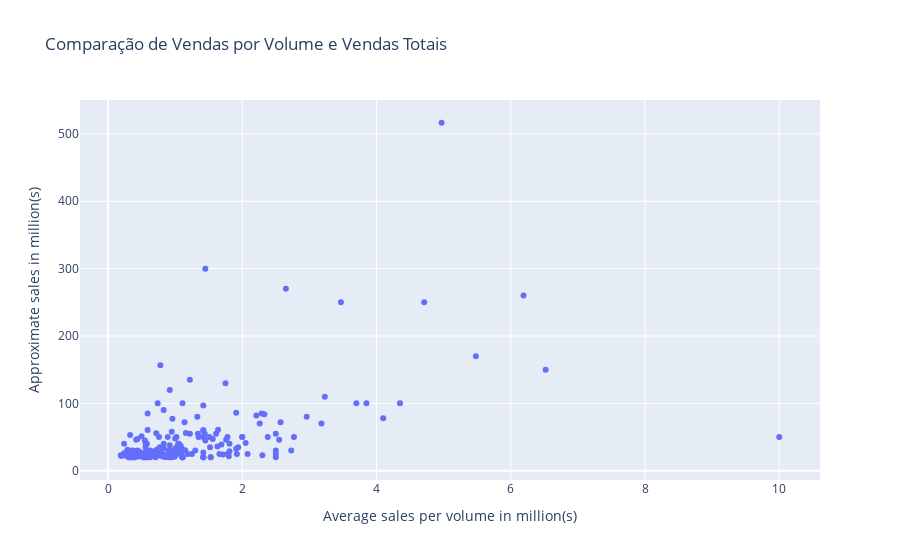

Notebook cell for this chart:
### Code cell
# Gráfico de dispersão interativo
fig = px.scatter(datamangas, x='Average sales per volume in million(s)', y='Approximate sales in million(s)', 
                 hover_name='Manga series', title='Comparação de Vendas por Volume e Vendas Totais')
fig.show()

### Figure 1 — Plotly figure (JSON) as saved in the notebook; plotly's stock layout.template omitted (floating-point values rounded to 4 significant figures; data arrays with more than 128 entries replaced by an {"elided": "..."} marker saying what was removed)
{"data": [{"hovertemplate": "<b>%{hovertext}</b><br><br>Average sales per volume in million(s)=%{x}<br>Approximate sales in million(s)=%{y}<extra></extra>", "hovertext": {"elided": "187 str values"}, "legendgroup": "", "marker": {"color": "#636efa", "symbol": "circle"}, "mode": "markers", "name": "", "orientation": "v", "showlegend": false, "type": "scatter", "x": {"elided": "187 float values"}, "xaxis": "x", "y": {"elided": "187 float values"}, "yaxis": "y"}], "layout": {"legend": {"tracegroupgap": 0}, "title": {"text": "Comparação de Vendas por Volume e Vendas Totais"}, "xaxis": {"anchor": "y", "domain": [0, 1], "title": {"text": "Average sales per volume in million(s)"}}, "yaxis": {"anchor": "x", "domain": [0, 1], "title": {"text": "Approximate sales in million(s)"}}}}
